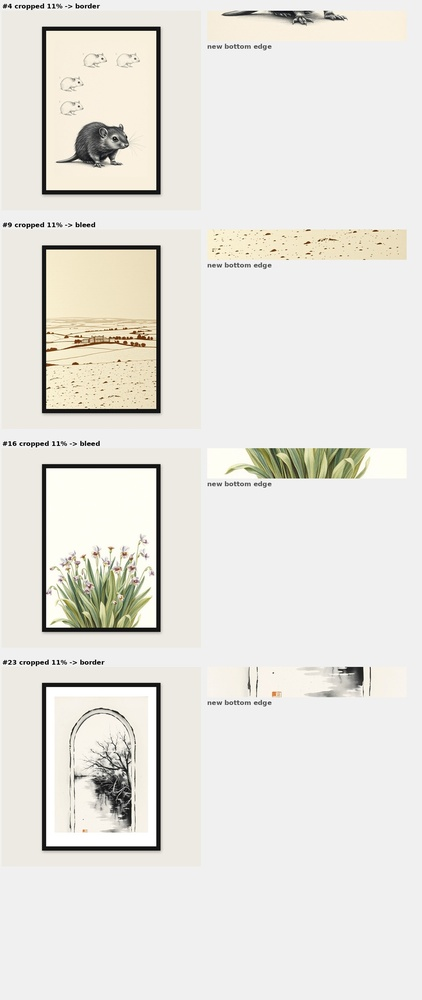
#> input picture wallart-data/ebay/CROP_FIX.jpg, 422 x 1000 px, shrunk from 1100 x 2606 before the run
$ python recolour.py ebay/CROP_FIX.jpg ebay/MAPPING_CHECK.jpg
#> lines starting #> are read from the running program, lines starting #| are printed output that depends on the picture
#!/usr/bin/env python3
"""The zero-GPU multiplier: one diffusion image, several colourways.

Why this is the whole cost argument. In gen/prompts.py the palette is a
generation axis, so a catalogue of N designs costs N GPU images. Palette is the
one axis that does not need the model: the composition, the subject and the
technique texture are identical between colourways, only the mapping from
lightness to colour changes. Doing it here instead costs about 25 ms of CPU and
cuts the GPU bill by the size of the palette axis - a factor of three.

The cap is not arbitrary. The wall-art branch measured store 1's 424k listings
as 89% near-duplicates and set the rule that a design may appear in at most
four colourways. Three is inside that rule, and is what Displate and Fy! do
with their own best sellers.

Method: build a lightness ramp through the palette's colours and look every
pixel's L up in it. Texture - paper grain, gouge marks, brush drag - survives
because it lives in L, which is what is being indexed, not replaced.
"""
import numpy as np
from PIL import Image

# the three measured colour strategies, as ramps from shadow to highlight
RAMPS = {
    "C1_complementary": ["#17313F", "#2E5A6B", "#C85A28", "#E2956A", "#F0E6D6"],
    "C2_warm_neutral":  ["#4A3A30", "#8A5A42", "#C8613A", "#CFC3AE", "#F3EDE2"],
    "C3_cool_sage":     ["#223129", "#466153", "#7E9C84", "#C3CFBE", "#EFF1E8"],
    "C4_ink_duotone":   ["#1B1B22", "#3A3E52", "#6F7490", "#B4B8C8", "#EDEEF3"],
}


def _hx(s):
    s = s.lstrip("#")
    return [int(s[i:i + 2], 16) for i in (0, 2, 4)]


def _lut(stops, n=256):
    """A 256x3 lookup table interpolated through the stop colours."""
    c = np.array([_hx(s) for s in stops], dtype=np.float32)
    x = np.linspace(0, len(c) - 1, n)
    i = np.clip(x.astype(int), 0, len(c) - 2)
    f = (x - i)[:, None]
    return (c[i] * (1 - f) + c[i + 1] * f).astype(np.uint8)


def recolour(img, ramp="C1_complementary", keep=0.18):
    """Map `img`'s lightness through the ramp. `keep` blends a little of the
    original hue back so the result is not a flat duotone poster."""
    a = np.asarray(img.convert("RGB"), dtype=np.float32)
    l = (0.299 * a[..., 0] + 0.587 * a[..., 1] + 0.114 * a[..., 2])
    # stretch the lightness to the full range first, or a low-contrast panel
    # only ever touches the middle of the ramp and every colourway looks alike
    lo, hi = np.percentile(l, 1), np.percentile(l, 99)
    l = np.clip((l - lo) / max(hi - lo, 1e-3), 0, 1)
    out = _lut(RAMPS[ramp])[(l * 255).astype(np.uint8)].astype(np.float32)
    out = out * (1 - keep) + a * keep
    return Image.fromarray(np.clip(out, 0, 255).astype(np.uint8))


if __name__ == "__main__":
    import sys, os
    src, outdir = sys.argv[1], sys.argv[2]
    os.makedirs(outdir, exist_ok=True)
    im = Image.open(src)
#> im is the input picture: PIL image 422x1000 RGB; mean R, G, B 230.7, 229, 223.4
    stem = os.path.splitext(os.path.basename(src))[0]
    for r in RAMPS:
        recolour(im, r).save(os.path.join(outdir, f"{stem}__{r}.png"))
        print(f"  {stem}__{r}.png")
#> this loop made 4 passes
#> pass 1, in recolour, `l = (0.299 * a[..., 0] + 0.587 * a[..., 1] + 0.114 * a[..., 2])`:
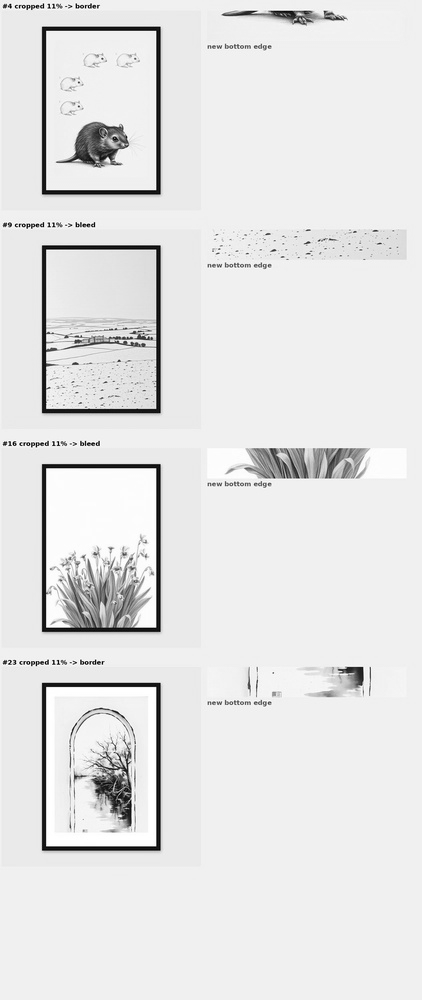
#> l: shape (1000, 422) float32; min 0, max 255, mean 228.9
#> pass 1, in recolour, `out = _lut(RAMPS[ramp])[(l * 255).astype(np.uint8)].astype(np.float32)`:
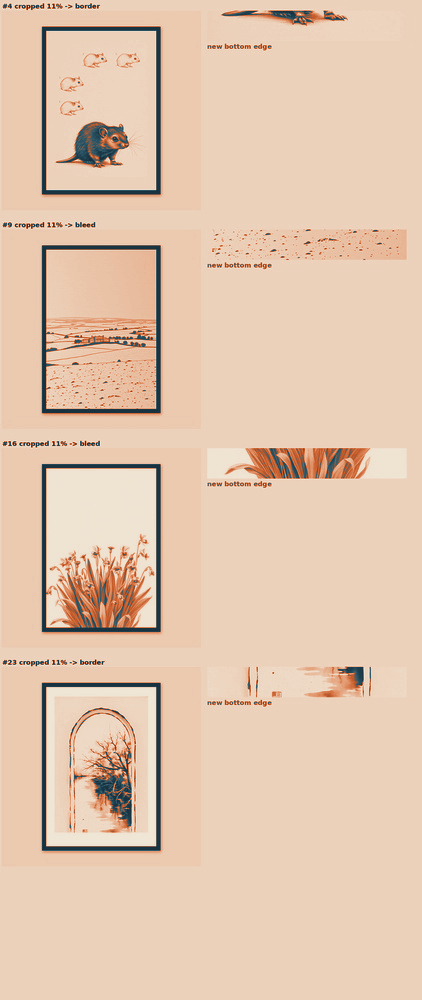
#> out: shape (1000, 422, 3) float32; mean of channels 0, 1, 2 228.5, 198.4, 175.3; drawn as R, G, B

$ run again, on wallart-data/ebay/SAMPLE_LISTING_SHEET.jpg
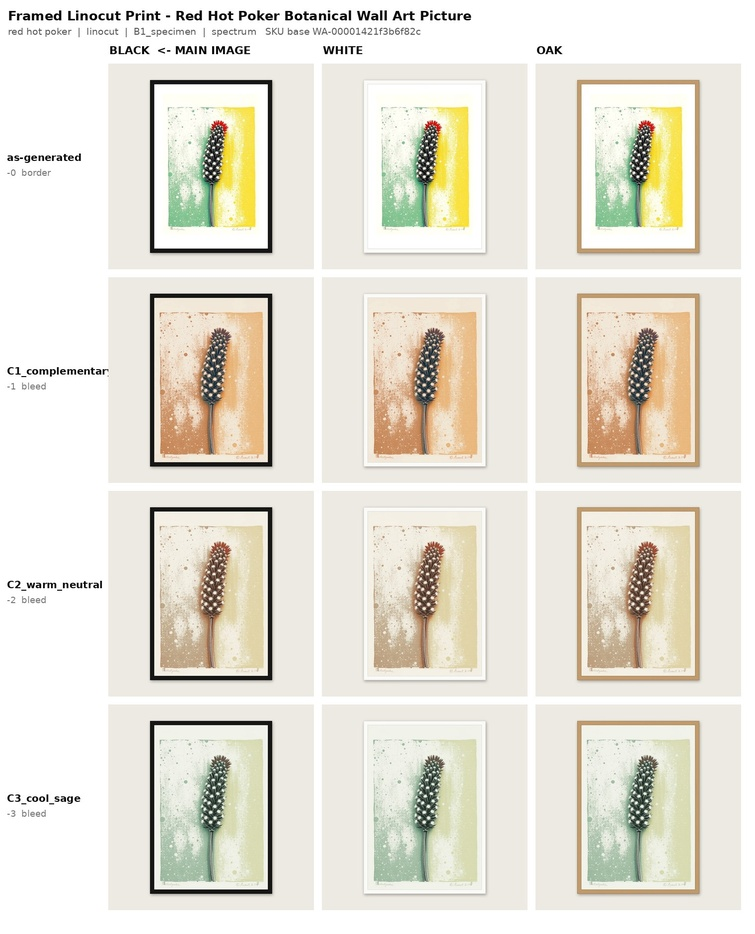
#> input picture wallart-data/ebay/SAMPLE_LISTING_SHEET.jpg, 755 x 934 px, shrunk from 1520 x 1880 before the run
#> im is the input picture: PIL image 755x934 RGB; mean R, G, B 230.6, 226.7, 215.1
#> the loop `for r in RAMPS:` made 4 passes
#> pass 1, in recolour, `l = (0.299 * a[..., 0] + 0.587 * a[..., 1] + 0.114 * a[..., 2])`:
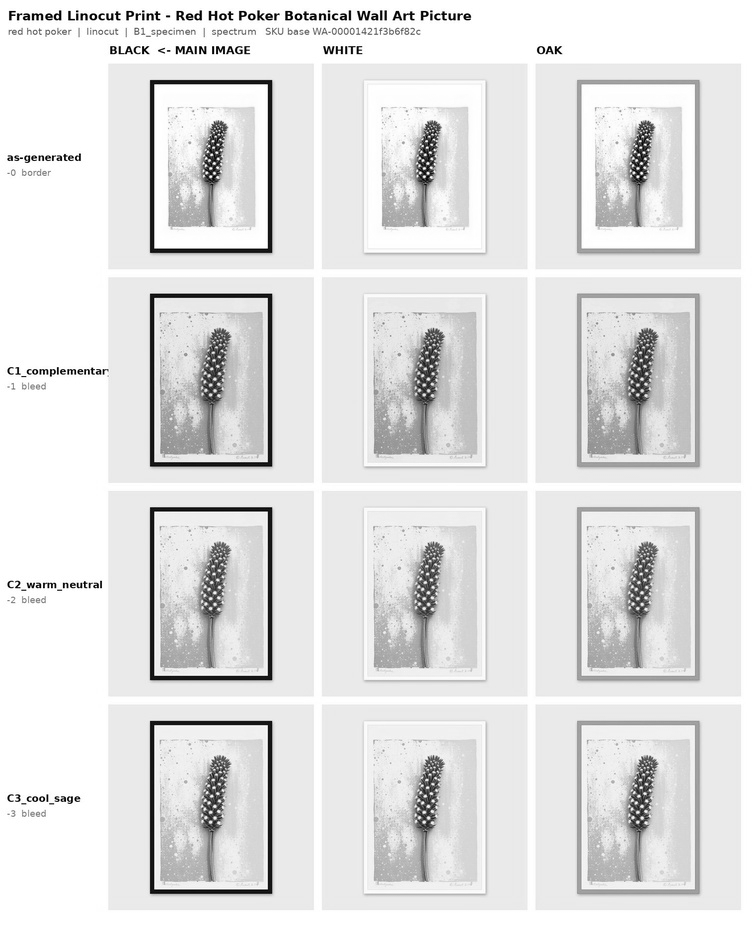
#> l: shape (934, 755) float32; min 0, max 255, mean 226.6
#> pass 1, in recolour, `out = _lut(RAMPS[ramp])[(l * 255).astype(np.uint8)].astype(np.float32)`:
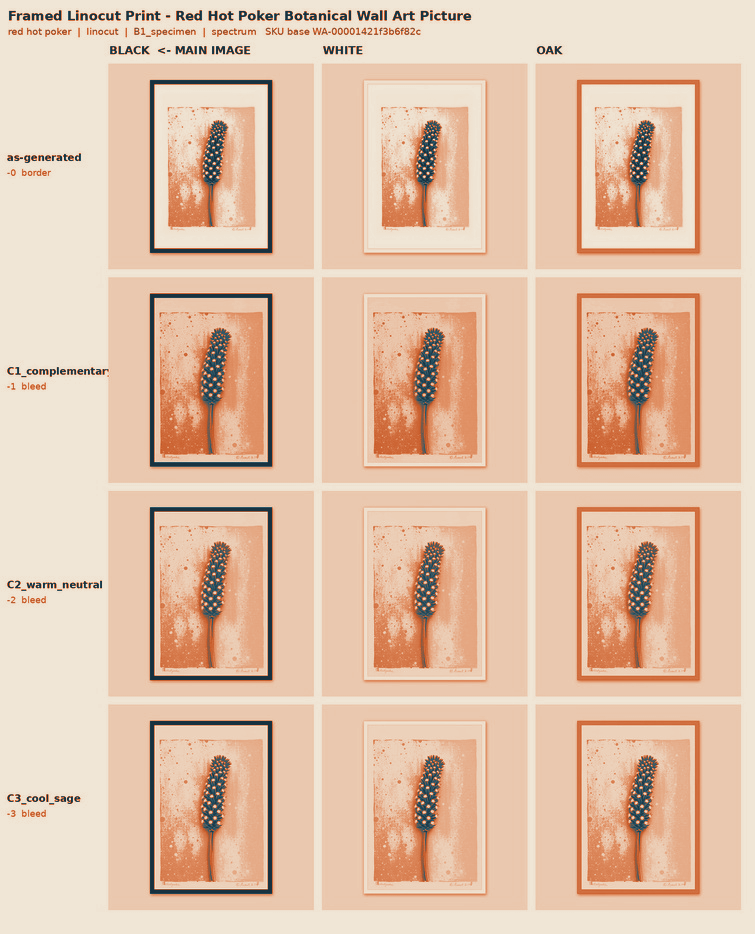
#> out: shape (934, 755, 3) float32; mean of channels 0, 1, 2 226.8, 194.9, 171.2; drawn as R, G, B
